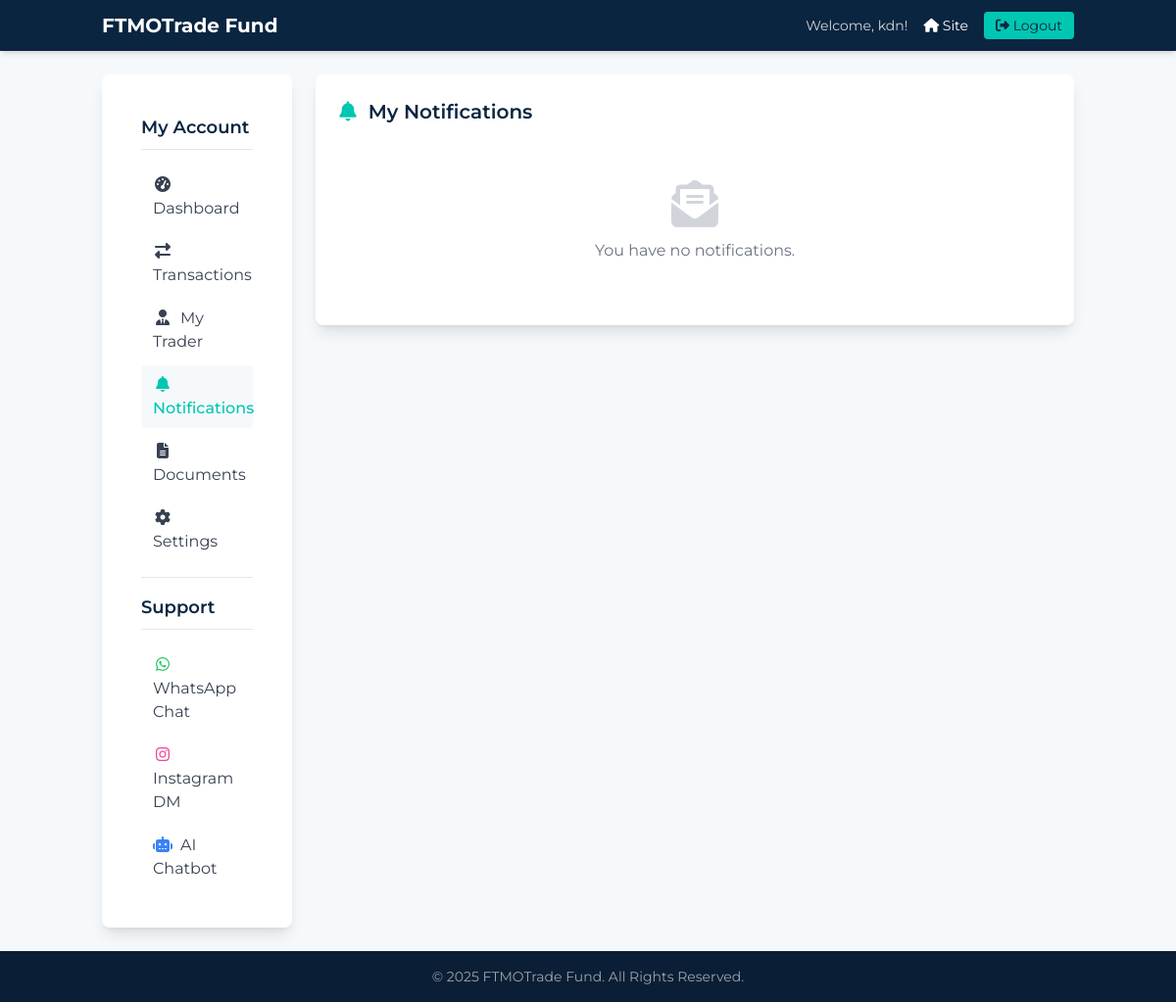
Page /u/notifications/ (signed in) on the earlier database version.
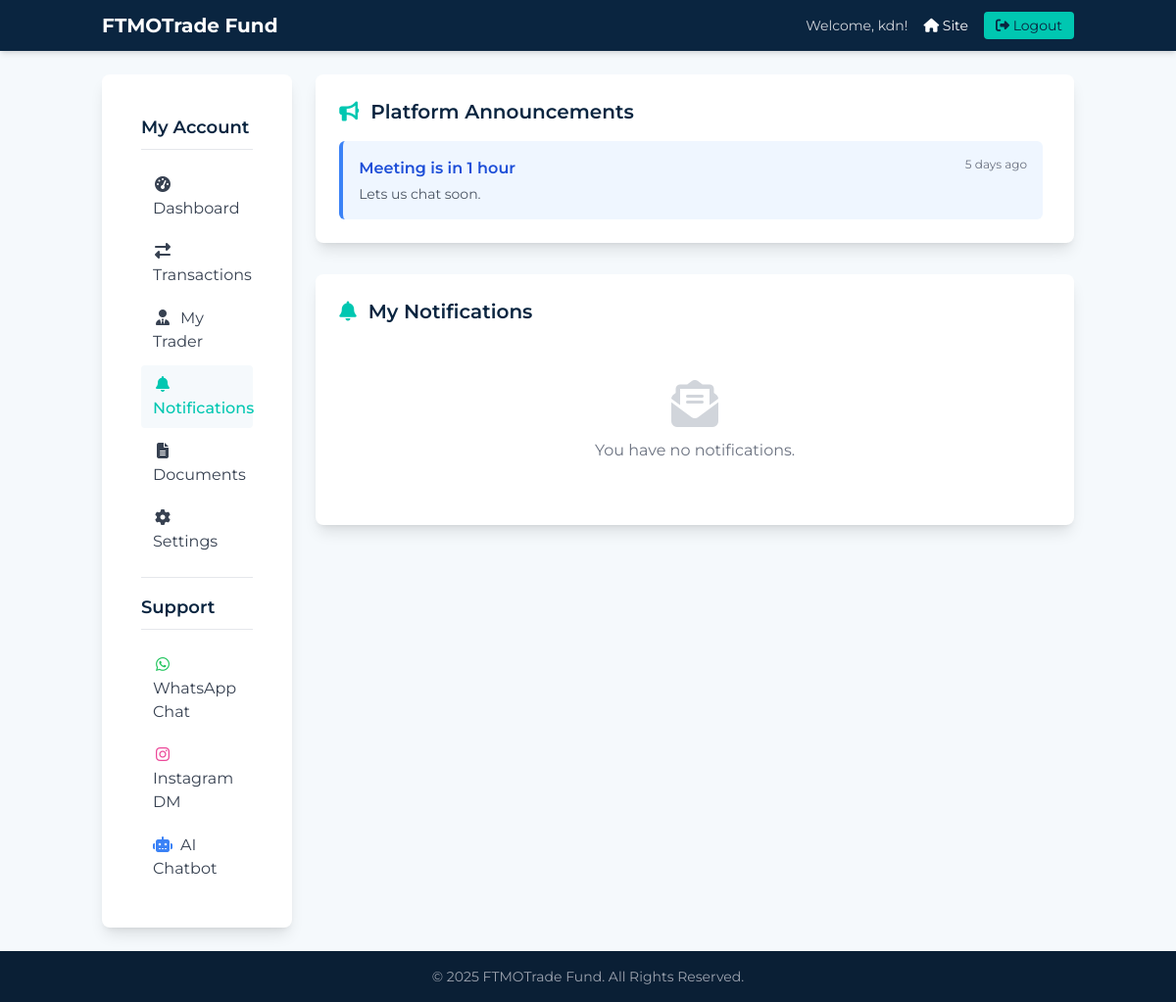
Same page on the later database version.
### landing/models.py (models this page shows, shortened)
class PlatformAnnouncement(models.Model):
    LEVEL_CHOICES = [
        ('INFO', 'Information'),
        ('WARNING', 'Warning'),
        ('CRITICAL', 'Critical'),
        ('SUCCESS', 'Success'),
    ]
    title = models.CharField(max_length=200)
    content = models.TextField()
    publish_date = models.DateTimeField(default=timezone.now)
    expiry_date = models.DateTimeField(null=True, blank=True, help_text="Optional: When this announcement should no longer be prominently displayed.")
    is_active = models.BooleanField(default=True, help_text="Controls if the announcement is currently displayed to users.")
    level = models.CharField(max_length=10, choices=LEVEL_CHOICES, default='INFO')
    class Meta:
        ordering = ['-publish_date']

### landing/views.py (the view, shortened to what this page needs)
# urls.py: path('notifications/', views.user_notifications_view, name='notifications'),
@login_required
def user_notifications_view(request):
    unread_notifications = Notification.objects.filter(user=request.user, is_read=False).order_by('-timestamp')
    read_notifications = Notification.objects.filter(user=request.user, is_read=True).order_by('-timestamp')[:20] # Limit read history
    now = timezone.now()
    platform_announcements = PlatformAnnouncement.objects.filter(
        is_active=True,
        publish_date__lte=now
    ).filter(
        Q(expiry_date__isnull=True) | Q(expiry_date__gte=now)
    ).order_by('-publish_date')
    mark_read_id = request.GET.get('mark_read')
    context = {
        'page_title': 'Notifications & Announcements',
        'unread_notifications': unread_notifications,
        'read_notifications': read_notifications,
        'platform_announcements': platform_announcements,
    }
    return render(request, 'user_dashboard/notifications.html', context)

### landing/context_processors.py (called while the page is built)
def staff_dashboard_context(request):
    if request.user.is_authenticated and request.user.is_staff:
        return {
            'kyc_pending_review_count': KYCProfile.objects.filter(status='SUBMITTED').count()
        }
    return {}

def unread_notifications_context(request):
    if request.user.is_authenticated:
        unread_count = Notification.objects.filter(user=request.user, is_read=False).count()
        return {'unread_notifications_count': unread_count}
    return {}

### templates/user_dashboard/notifications.html (shortened to what this page needs)
{% extends "user_dashboard/base_user_dashboard.html" %}
{% load humanize %}
{% block user_dashboard_content %}
<div class="space-y-8">
    {% if platform_announcements %}
    <div class="bg-white p-6 shadow-lg rounded-lg">
        <h1 class="text-xl font-semibold text-primary mb-4 flex items-center"><i class="fas fa-bullhorn mr-3 text-secondary"></i>Platform Announcements</h1>
        <div class="space-y-4 max-h-60 overflow-y-auto pr-2">
            {% for announcement in platform_announcements %}
            <div class="p-4 rounded-md border-l-4
                {% if announcement.level == 'CRITICAL' %}border-red-500 bg-red-50
                {% elif announcement.level == 'WARNING' %}border-yellow-500 bg-yellow-50
                {% elif announcement.level == 'SUCCESS' %}border-green-500 bg-green-50
                {% else %}border-blue-500 bg-blue-50{% endif %}">
                <div class="flex justify-between items-start">
                    <h3 class="font-semibold {% if announcement.level == 'CRITICAL' %}text-red-700{% elif announcement.level == 'WARNING' %}text-yellow-700{% elif announcement.level == 'SUCCESS' %}text-green-700{% else %}text-blue-700{% endif %}">{{ announcement.title }}</h3>
                    <span class="text-xs text-gray-500">{{ announcement.publish_date|naturaltime }}</span>
                </div>
                <p class="text-sm text-gray-600 mt-1">{{ announcement.content|linebreaksbr }}</p>
            </div>
            {% endfor %}
        </div>
    </div>
    {% endif %}
    <div class="bg-white p-6 shadow-lg rounded-lg">
        <div class="flex justify-between items-center mb-4">
            <h1 class="text-xl font-semibold text-primary flex items-center"><i class="fas fa-bell mr-3 text-secondary"></i>My Notifications</h1>
            </div>
        {% if not unread_notifications and not read_notifications %}
        <div class="text-center py-10">
            <i class="fas fa-envelope-open-text fa-3x text-gray-300 mb-3"></i>
            <p class="text-gray-500">You have no notifications.</p>
        </div>
        {% endif %}
    </div>
</div>
{% endblock %}

Differences in the rows shown:
added PlatformAnnouncement: title "Meeting is in 1 hour", publish_date "5 days ago", content "Lets us chat soon."
Other differences:
text now shown: "Platform Announcements"
